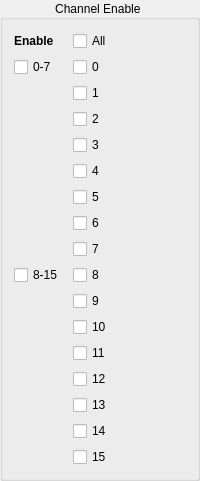
      <widget class="QGroupBox" name="verticalGroupBox">
       <property name="sizePolicy">
        <sizepolicy hsizetype="Preferred" vsizetype="Preferred">
         <horstretch>0</horstretch>
         <verstretch>0</verstretch>
        </sizepolicy>
       </property>
       <property name="minimumSize">
        <size>
         <width>125</width>
         <height>341</height>
        </size>
       </property>
       <property name="baseSize">
        <size>
         <width>0</width>
         <height>400</height>
        </size>
       </property>
       <property name="title">
        <string>Channel Enable </string>
       </property>
       <property name="alignment">
        <set>Qt::AlignmentFlag::AlignCenter</set>
       </property>
       <property name="flat">
        <bool>false</bool>
       </property>
       <property name="checkable">
        <bool>false</bool>
       </property>
       <layout class="QGridLayout" name="gridLayout_7">
        <item row="12" column="1" colspan="2">
         <widget class="QCheckBox" name="checkBox_psd_channel_enable_10">
          <property name="layoutDirection">
           <enum>Qt::LayoutDirection::LeftToRight</enum>
          </property>
          <property name="text">
           <string>10</string>
          </property>
         </widget>
        </item>
        <item row="14" column="1" colspan="2">
         <widget class="QCheckBox" name="checkBox_psd_channel_enable_12">
          <property name="text">
           <string>12</string>
          </property>
         </widget>
        </item>
        <item row="1" column="0">
         <widget class="QCheckBox" name="checkBox_psd_channel_enable_0_7">
          <property name="text">
           <string>0-7</string>
          </property>
         </widget>
        </item>
        <item row="16" column="1" colspan="2">
         <widget class="QCheckBox" name="checkBox_psd_channel_enable_14">
          <property name="text">
           <string>14</string>
          </property>
         </widget>
        </item>
        <item row="13" column="1" colspan="2">
         <widget class="QCheckBox" name="checkBox_psd_channel_enable_11">
          <property name="text">
           <string>11</string>
          </property>
         </widget>
        </item>
        <item row="17" column="1" colspan="2">
         <widget class="QCheckBox" name="checkBox_psd_channel_enable_15">
          <property name="text">
           <string>15</string>
          </property>
         </widget>
        </item>
        <item row="6" column="1" colspan="2">
         <widget class="QCheckBox" name="checkBox_psd_channel_enable_4">
          <property name="text">
           <string>4</string>
          </property>
         </widget>
        </item>
        <item row="7" column="1" colspan="2">
         <widget class="QCheckBox" name="checkBox_psd_channel_enable_5">
          <property name="text">
           <string>5</string>
          </property>
         </widget>
        </item>
        <item row="5" column="1" colspan="2">
         <widget class="QCheckBox" name="checkBox_psd_channel_enable_3">
          <property name="text">
           <string>3</string>
          </property>
         </widget>
        </item>
        <item row="1" column="1">
         <widget class="QCheckBox" name="checkBox_psd_channel_enable_0">
          <property name="text">
           <string>0</string>
          </property>
         </widget>
        </item>
        <item row="4" column="1" colspan="2">
         <widget class="QCheckBox" name="checkBox_psd_channel_enable_2">
          <property name="text">
           <string>2</string>
          </property>
         </widget>
        </item>
        <item row="15" column="1" colspan="2">
         <widget class="QCheckBox" name="checkBox_psd_channel_enable_13">
          <property name="text">
           <string>13</string>
          </property>
         </widget>
        </item>
        <item row="11" column="1" colspan="2">
         <widget class="QCheckBox" name="checkBox_psd_channel_enable_9">
          <property name="text">
           <string>9</string>
          </property>
         </widget>
        </item>
        <item row="0" column="0">
         <widget class="QLabel" name="label_34">
          <property name="font">
           <font>
            <bold>true</bold>
           </font>
          </property>
          <property name="text">
           <string>Enable</string>
          </property>
         </widget>
        </item>
        <item row="9" column="1" colspan="2">
         <widget class="QCheckBox" name="checkBox_psd_channel_enable_7">
          <property name="text">
           <string>7</string>
          </property>
         </widget>
        </item>
        <item row="0" column="1" colspan="2">
         <widget class="QCheckBox" name="checkBox_psd_channel_enable_all">
          <property name="text">
           <string>All</string>
          </property>
         </widget>
        </item>
        <item row="10" column="1" colspan="2">
         <widget class="QCheckBox" name="checkBox_psd_channel_enable_8">
          <property name="text">
           <string>8</string>
          </property>
         </widget>
        </item>
        <item row="8" column="1" colspan="2">
         <widget class="QCheckBox" name="checkBox_psd_channel_enable_6">
          <property name="text">
           <string>6</string>
          </property>
         </widget>
        </item>
        <item row="10" column="0">
         <widget class="QCheckBox" name="checkBox_psd_channel_enable_8_15">
          <property name="maximumSize">
           <size>
            <width>68</width>
            <height>16777215</height>
           </size>
          </property>
          <property name="text">
           <string>8-15</string>
          </property>
         </widget>
        </item>
        <item row="3" column="1" colspan="2">
         <widget class="QCheckBox" name="checkBox_psd_channel_enable_1">
          <property name="text">
           <string>1</string>
          </property>
         </widget>
        </item>
       </layout>
      </widget>
